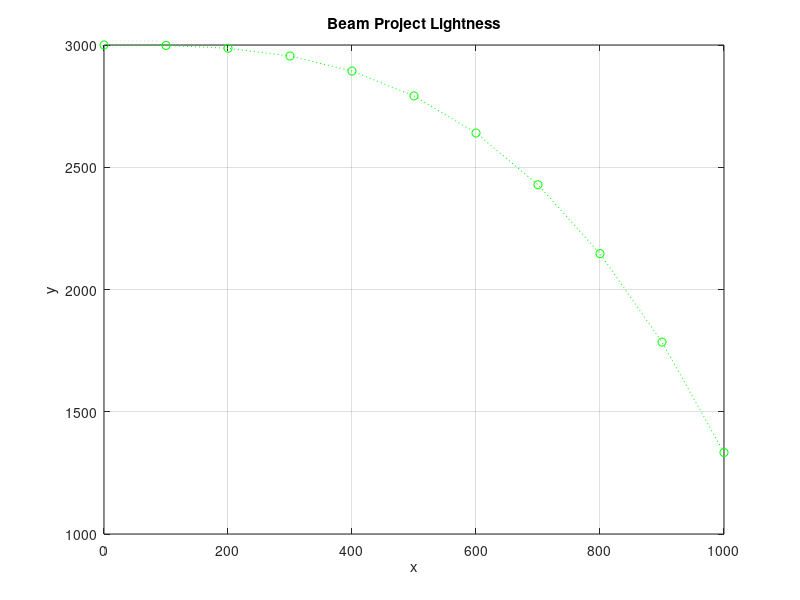

This chart was generated by the following MATLAB code:
clc; clear;

L=3000; t=0:100:1000;
lux = L-((t.^3)/(L*200));

plot(t, lux, ':go');
title('Beam Project Lightness'); xlabel('x'); ylabel('y');
grid on;
